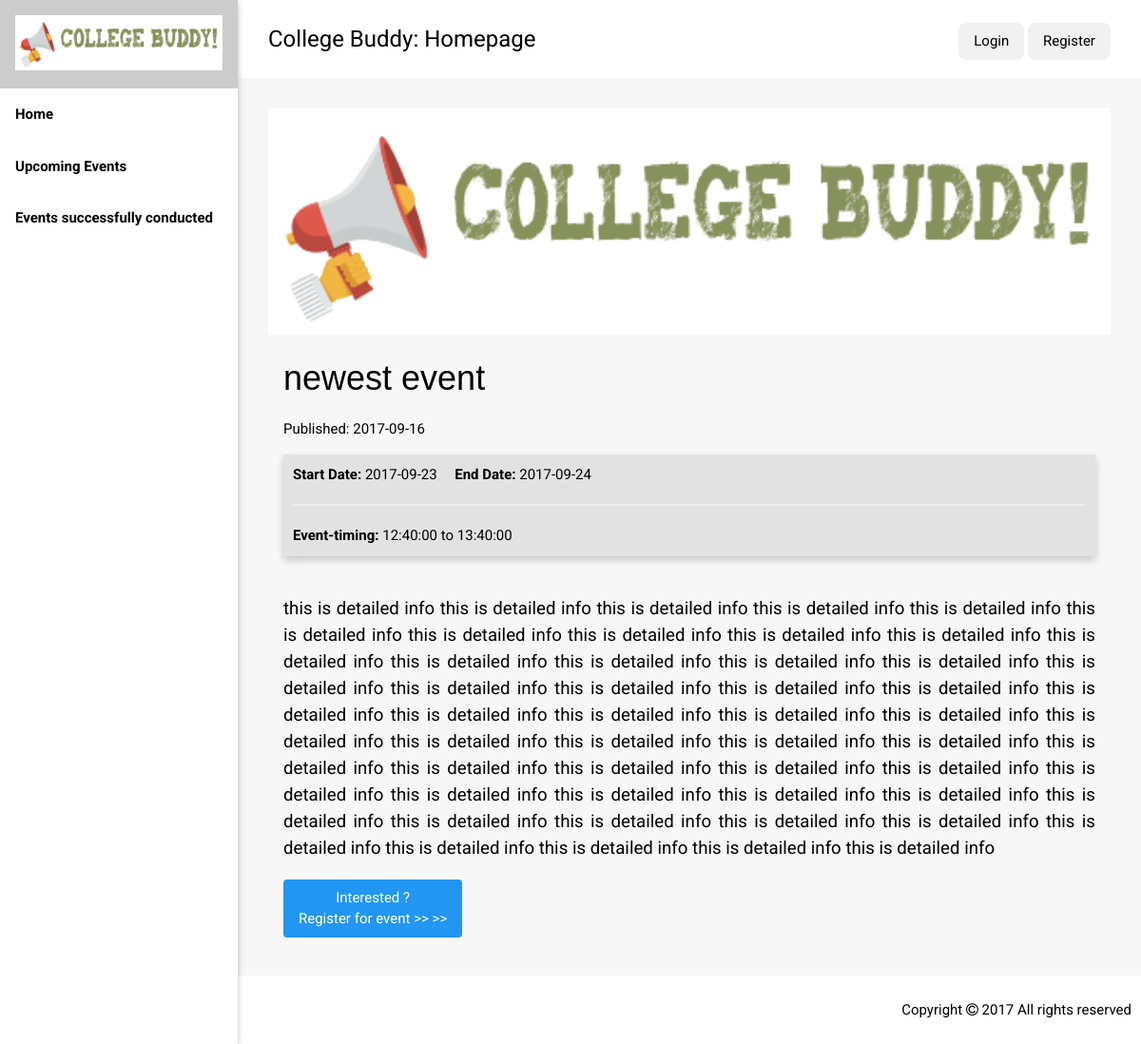
/events.php?id=9, run on the app's committed database.
### tables this page shows
CREATE TABLE `events` (
  `e_id` int(11) NOT NULL,
  `name` text NOT NULL,
  `short_desc` text NOT NULL,
  `long_desc` longtext NOT NULL,
  `place` text NOT NULL,
  `s_date` date NOT NULL,
  `e_date` date NOT NULL,
  `s_time` time NOT NULL,
  `e_time` time NOT NULL,
  `published_date` date NOT NULL,
  `c_no1` bigint(20) NOT NULL,
  `c_no2` bigint(20) DEFAULT NULL,
  `views` bigint(100) NOT NULL DEFAULT '0',
  `img_name` varchar(256) NOT NULL
);

### events.php (the view, shortened to what this page needs)
<?php
  include 'config.php';
?>
<!DOCTYPE html>
<html>
<link rel="stylesheet" href="assets/w3.css">
<link rel="stylesheet" href="https://www.w3schools.com/lib/w3-theme-teal.css">
<link rel="stylesheet" href="https://cdnjs.cloudflare.com/ajax/libs/font-awesome/4.7.0/css/font-awesome.min.css">
<body>
<nav class="w3-sidebar w3-bar-block w3-collapse transition w3-card-2" style="width:250px;z-index:6;" id="mySidebar">
  <a class="w3-bar-item w3-button w3-border-bottom w3-large" href="#"><img src="images/entirelogo.png" style="width:100%;"></a>
  <a class="w3-bar-item w3-button w3-theme" href="index.php">Home</a>
  <a class="w3-bar-item w3-button" href="#">Upcoming Events</a>
  <a class="w3-bar-item w3-button" href="#">Events successfully conducted</a>
</nav>
<div class="w3-main" style="margin-left:250px;">
<div class="w3-theme w3-container top w3-row">
  <div class=" w3-padding w3-twothird">
    <p><i class="fa fa-bars w3-button w3-theme w3-hide-large w3-xlarge" onclick="w3_open()"></i>
    <span class="w3-xlarge" >College Buddy: Homepage</span>
    </p>
  </div>
  <div class="w3-third  w3-margin-top w3-padding" style="text-align: right;">
    <button id="login" class=" w3-medium w3-btn w3-round-large w3-light-grey " onclick="document.getElementById('loginmodal').style.display='block'" >Login</button>
    <button id="register" class="w3-btn w3-round-large w3-light-grey w3-medium " onclick="document.getElementById('registermodal').style.display='block'" >Register</button>
  </div>
</div>
<div class="w3-container" style="padding:32px;background-color: #f7f7f7;">
<?php
  $id = mysqli_real_escape_string($con,$_GET["id"]);
  $query = "select * from events where e_id='$id'";
  $result = mysqli_query($con,$query);
  if(mysqli_num_rows($result)>0)
  {
    $row = mysqli_fetch_assoc($result);
    echo"
    <div class='center'>
        <img src='images/".$row["img_name"]."' width='100%'>
        <div class='w3-padding'>
        <h3 class='w3-xxlarge' style='font-family:sans-serif'>".$row["name"]."</h3>
      <div>
      <p> Published: ".$row["published_date"]."
      </p>
      </div>
      <div class='card'>
      <strong>Start Date: </strong>".$row["s_date"]."
      &nbsp;&nbsp;&nbsp;
      <strong>End Date: </strong>".$row["e_date"]."
      <hr style='border-width: 2px;'>
      <strong>Event-timing:</strong> ".$row["s_time"]." to ".$row["e_time"]."
      </div>
      <br>
        <p class='large-text'>
          ".$row["long_desc"]."
        </p>";
        $date = date("Y-m-d");
        if($row["s_date"]>$date){
        echo "<button class='w3-btn w3-round w3-blue'>Interested ?<br>Register for event >> >></button>";
      }else {
        echo "<button class='w3-btn w3-round w3-blue'>Registration stopped</button>";
      }
      echo"
        </div>
      </div>";
  }
  else {
    echo "<p class='w3-xxlarge'>Error 404: Event not found</p>";
  }
?>
</div>
</div>
<footer class="w3-container w3-theme" style="padding:10px">
  <p class="w3-right">Copyright <i class="fa fa-copyright"></i>  2017 All rights reserved</p>
</footer>
</body>
</html>

### assets/w3.css (style rules this page uses)
html { box-sizing:border-box }
*,*:before,*:after { box-sizing:inherit }
html { -ms-text-size-adjust:100%;-webkit-text-size-adjust:100% }
body { margin:0 }
article,aside,details,figcaption,figure,footer,header,main,menu,nav,section,summary { display:block }
a { background-color:transparent;-webkit-text-decoration-skip:objects }
img { border-style:none }
hr { box-sizing:content-box;height:0;overflow:visible }
button,input,select,textarea { font:inherit;margin:0 }
button,input { overflow:visible }
button,select { text-transform:none }
button,html [type=button],[type=reset],[type=submit] { -webkit-appearance:button }
html,body { font-family:Verdana,sans-serif;font-size:15px;line-height:1.5 }
html { overflow-x:hidden }
h3 { font-size:24px }
h1,h2,h3,h4,h5,h6 { font-family:"Segoe UI",Arial,sans-serif;font-weight:400;margin:10px 0 }
hr { border:0;border-top:1px solid #eee;margin:20px 0 }
img { margin-bottom:-5px }
a { color:inherit }
.w3-btn,.w3-button { border:none;display:inline-block;outline:0;padding:8px 16px;vertical-align:middle;overflow:hidden;text-decoration:none;color:inherit;background-color:inherit;text-align:center;cursor:pointer;white-space:nowrap }
.w3-btn,.w3-button { -webkit-touch-callout:none;-webkit-user-select:none;-khtml-user-select:none;-moz-user-select:none;-ms-user-select:none;user-select:none }
.w3-sidebar { height:100%;width:200px;background-color:#fff;position:fixed!important;z-index:1;overflow:auto }
.w3-main,#main { transition:margin-left .4s }
.w3-bar-block .w3-bar-item { width:100%;display:block;padding:8px 16px;text-align:left;border:none;outline:none;white-space:normal;float:none }
.w3-container:after,.w3-container:before,.w3-panel:after,.w3-panel:before,.w3-row:after,.w3-row:before,.w3-row-padding:after,.w3-row-padding:before, .w3-cell-row:before,.w3-cell-row:after,.w3-clear:after,.w3-clear:before,.w3-bar:before,.w3-bar:after { content:"";display:table;clear:both }
.w3-col,.w3-half,.w3-third,.w3-twothird,.w3-threequarter,.w3-quarter { float:left;width:100% }
@media (min-width:601px) { .w3-col.m4,.w3-third { width:33.33333% } }
@media (min-width:601px) { .w3-col.m8,.w3-twothird { width:66.66666% } }
@media (min-width:993px) { .w3-sidebar.w3-collapse { display:block!important } }
.w3-round,.w3-round-medium { border-radius:4px }
.w3-round-large { border-radius:8px }
.w3-container,.w3-panel { padding:0.01em 16px }
.w3-card,.w3-card-2 { box-shadow:0 2px 5px 0 rgba(0,0,0,0.16),0 2px 10px 0 rgba(0,0,0,0.12) }
.w3-medium { font-size:15px!important }
.w3-large { font-size:18px!important }
.w3-xlarge { font-size:24px!important }
.w3-xxlarge { font-size:36px!important }
.w3-border-bottom { border-bottom:1px solid #ccc!important }
.w3-margin-top { margin-top:16px!important }
.w3-padding { padding:8px 16px!important }
.w3-right { float:right!important }
.w3-blue,.w3-hover-blue:hover { color:#fff!important;background-color:#2196F3!important }
.w3-light-grey,.w3-hover-light-grey:hover,.w3-light-gray,.w3-hover-light-gray:hover { color:#000!important;background-color:#f1f1f1!important }

### events.php (style rules this page uses)
body { font-family: "Roboto", sans-serif }
.w3-bar-block .w3-bar-item { padding:16px;font-weight:bold }
.top { position: sticky; top: 0; z-index: 1; width: 100%; }
.card { box-shadow: 0 4px 8px 0 rgba(0,0,0,0.2); transition: 0.3s; padding: 10px; background-color: #e2e2e2; }
.large-text { font-size: 14pt; text-align: justify; }
.center { margin: 0 auto; }

### data on the page
events: img_name (picture), name "newest event", published_date "2017-09-16", s_date "2017-09-23", e_date "2017-09-24", s_time "12:40:00", e_time "13:40:00", long_desc "this is detailed info this is detailed info this is detailed info this is detailed info this is detailed info this is detailed info this is detailed info this is detailed info this is detailed info this is detailed info this is detailed info this is detailed info this is detailed info this is detailed info this is detailed info this is detailed info this is detailed info this is detailed info this is detailed info this is detailed info this is detailed info this is detailed info this is detailed info this is detailed info this is detailed info this is detailed info this is detailed info this is detailed info this is detailed info this is detailed info this is detailed info this is detailed…"
